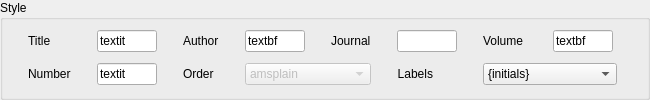
           <widget class="QGroupBox" name="groupBox_3">
            <property name="sizePolicy">
             <sizepolicy hsizetype="Fixed" vsizetype="Fixed">
              <horstretch>0</horstretch>
              <verstretch>0</verstretch>
             </sizepolicy>
            </property>
            <property name="minimumSize">
             <size>
              <width>650</width>
              <height>0</height>
             </size>
            </property>
            <property name="title">
             <string>Style</string>
            </property>
            <property name="flat">
             <bool>false</bool>
            </property>
            <layout class="QGridLayout" name="gridLayout_3">
             <property name="leftMargin">
              <number>5</number>
             </property>
             <property name="topMargin">
              <number>5</number>
             </property>
             <property name="rightMargin">
              <number>5</number>
             </property>
             <property name="bottomMargin">
              <number>5</number>
             </property>
             <item row="0" column="3">
              <widget class="QLineEdit" name="authorStyle">
               <property name="sizePolicy">
                <sizepolicy hsizetype="Fixed" vsizetype="Fixed">
                 <horstretch>0</horstretch>
                 <verstretch>0</verstretch>
                </sizepolicy>
               </property>
               <property name="minimumSize">
                <size>
                 <width>60</width>
                 <height>0</height>
                </size>
               </property>
               <property name="maximumSize">
                <size>
                 <width>60</width>
                 <height>16777215</height>
                </size>
               </property>
               <property name="text">
                <string>textbf</string>
               </property>
              </widget>
             </item>
             <item row="0" column="6">
              <widget class="QLabel" name="label_9">
               <property name="sizePolicy">
                <sizepolicy hsizetype="Fixed" vsizetype="Fixed">
                 <horstretch>0</horstretch>
                 <verstretch>0</verstretch>
                </sizepolicy>
               </property>
               <property name="text">
                <string>Volume</string>
               </property>
              </widget>
             </item>
             <item row="0" column="4">
              <widget class="QLabel" name="label_8">
               <property name="sizePolicy">
                <sizepolicy hsizetype="Fixed" vsizetype="Fixed">
                 <horstretch>0</horstretch>
                 <verstretch>0</verstretch>
                </sizepolicy>
               </property>
               <property name="text">
                <string>Journal</string>
               </property>
              </widget>
             </item>
             <item row="0" column="5">
              <widget class="QLineEdit" name="journalStyle">
               <property name="sizePolicy">
                <sizepolicy hsizetype="Fixed" vsizetype="Fixed">
                 <horstretch>0</horstretch>
                 <verstretch>0</verstretch>
                </sizepolicy>
               </property>
               <property name="minimumSize">
                <size>
                 <width>60</width>
                 <height>0</height>
                </size>
               </property>
               <property name="maximumSize">
                <size>
                 <width>60</width>
                 <height>16777215</height>
                </size>
               </property>
               <property name="text">
                <string/>
               </property>
              </widget>
             </item>
             <item row="0" column="0">
              <widget class="QLabel" name="label_6">
               <property name="sizePolicy">
                <sizepolicy hsizetype="Fixed" vsizetype="Fixed">
                 <horstretch>0</horstretch>
                 <verstretch>0</verstretch>
                </sizepolicy>
               </property>
               <property name="text">
                <string>Title</string>
               </property>
              </widget>
             </item>
             <item row="0" column="1">
              <widget class="QLineEdit" name="titleStyle">
               <property name="sizePolicy">
                <sizepolicy hsizetype="Fixed" vsizetype="Fixed">
                 <horstretch>0</horstretch>
                 <verstretch>0</verstretch>
                </sizepolicy>
               </property>
               <property name="minimumSize">
                <size>
                 <width>60</width>
                 <height>0</height>
                </size>
               </property>
               <property name="maximumSize">
                <size>
                 <width>60</width>
                 <height>16777215</height>
                </size>
               </property>
               <property name="text">
                <string>textit</string>
               </property>
              </widget>
             </item>
             <item row="1" column="6" colspan="2">
              <widget class="QComboBox" name="bibitemStyle">
               <property name="enabled">
                <bool>true</bool>
               </property>
               <property name="sizePolicy">
                <sizepolicy hsizetype="Minimum" vsizetype="Fixed">
                 <horstretch>0</horstretch>
                 <verstretch>0</verstretch>
                </sizepolicy>
               </property>
               <item>
                <property name="text">
                 <string>{initials}</string>
                </property>
               </item>
               <item>
                <property name="text">
                 <string>[initials]{initials}</string>
                </property>
               </item>
               <item>
                <property name="text">
                 <string>{id}</string>
                </property>
               </item>
               <item>
                <property name="text">
                 <string>[initials]{id}</string>
                </property>
               </item>
              </widget>
             </item>
             <item row="0" column="2">
              <widget class="QLabel" name="label_7">
               <property name="sizePolicy">
                <sizepolicy hsizetype="Fixed" vsizetype="Fixed">
                 <horstretch>0</horstretch>
                 <verstretch>0</verstretch>
                </sizepolicy>
               </property>
               <property name="text">
                <string>Author</string>
               </property>
              </widget>
             </item>
             <item row="0" column="7">
              <widget class="QLineEdit" name="volumeStyle">
               <property name="sizePolicy">
                <sizepolicy hsizetype="Fixed" vsizetype="Fixed">
                 <horstretch>0</horstretch>
                 <verstretch>0</verstretch>
                </sizepolicy>
               </property>
               <property name="minimumSize">
                <size>
                 <width>60</width>
                 <height>0</height>
                </size>
               </property>
               <property name="maximumSize">
                <size>
                 <width>60</width>
                 <height>16777215</height>
                </size>
               </property>
               <property name="text">
                <string>textbf</string>
               </property>
              </widget>
             </item>
             <item row="1" column="0">
              <widget class="QLabel" name="label_10">
               <property name="sizePolicy">
                <sizepolicy hsizetype="Fixed" vsizetype="Fixed">
                 <horstretch>0</horstretch>
                 <verstretch>0</verstretch>
                </sizepolicy>
               </property>
               <property name="text">
                <string>Number</string>
               </property>
              </widget>
             </item>
             <item row="1" column="1">
              <widget class="QLineEdit" name="numberStyle">
               <property name="sizePolicy">
                <sizepolicy hsizetype="Fixed" vsizetype="Fixed">
                 <horstretch>0</horstretch>
                 <verstretch>0</verstretch>
                </sizepolicy>
               </property>
               <property name="minimumSize">
                <size>
                 <width>60</width>
                 <height>0</height>
                </size>
               </property>
               <property name="maximumSize">
                <size>
                 <width>60</width>
                 <height>16777215</height>
                </size>
               </property>
               <property name="text">
                <string>textit</string>
               </property>
              </widget>
             </item>
             <item row="1" column="2">
              <widget class="QLabel" name="label_5">
               <property name="text">
                <string>Order</string>
               </property>
              </widget>
             </item>
             <item row="1" column="3" colspan="2">
              <widget class="QComboBox" name="bst">
               <property name="enabled">
                <bool>false</bool>
               </property>
               <item>
                <property name="text">
                 <string>amsplain</string>
                </property>
               </item>
               <item>
                <property name="text">
                 <string>plain</string>
                </property>
               </item>
              </widget>
             </item>
             <item row="1" column="5">
              <widget class="QLabel" name="label_11">
               <property name="sizePolicy">
                <sizepolicy hsizetype="Fixed" vsizetype="Fixed">
                 <horstretch>0</horstretch>
                 <verstretch>0</verstretch>
                </sizepolicy>
               </property>
               <property name="text">
                <string>Labels</string>
               </property>
               <property name="alignment">
                <set>Qt::AlignRight|Qt::AlignTrailing|Qt::AlignVCenter</set>
               </property>
              </widget>
             </item>
            </layout>
           </widget>
